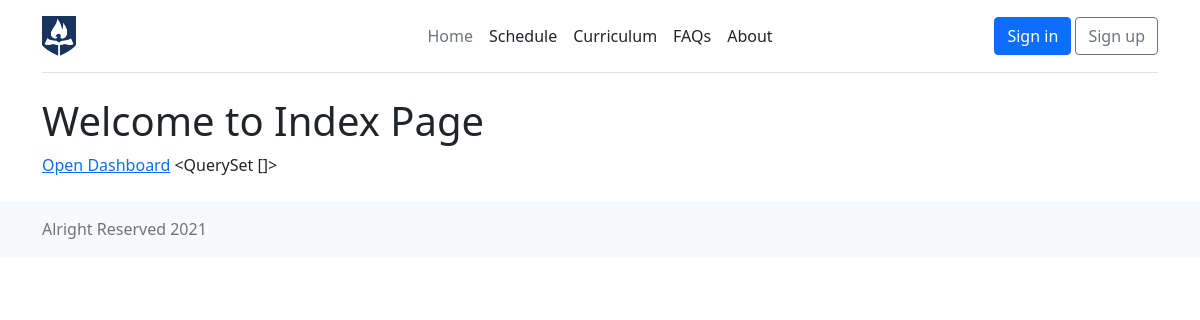
Before: /ssapp/ with the older database file.
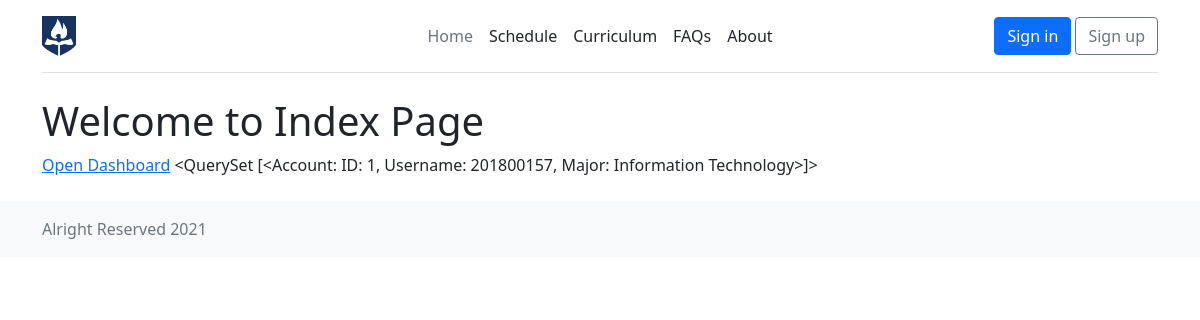
After: the same page with the newer database file.
### ssapp/models.py (models this page shows)
class Account(models.Model):
    user = models.ForeignKey(User, on_delete=models.CASCADE)
    id =  models.CharField(max_length=10, primary_key=True)
    major = models.CharField(max_length=50)
    minor = models.CharField(max_length=50)
    faculty = models.CharField(max_length=50)
    enrolled_course = PickledObjectField()
    def __str__(self):
        return "ID: {}, Username: {}, Major: {}".format(self.id, self.user.username, self.major)

### ssapp/views.py (the view)
# urls.py: path("", views.Index.as_view(), name='index'),
class Index(generic.ListView):
    template_name = 'ssapp/index.html'
    model = Account

### ssapp/templates/ssapp/index.html
{% extends 'ssapp/base.html' %}
{% block body %}
    <h1> Welcome to Index Page </h1>
    <a href="{% url 'ssapp:dashboard' %}">Open Dashboard</a>
    {{ account_list }}
{% endblock %}

### ssapp/templates/ssapp/base.html (shortened to what this page needs)
<!doctype html>
<html lang="en">
    <head>
        {% load static %}
        <link href="https://cdn.jsdelivr.net/npm/bootstrap@5.0.0-beta3/dist/css/bootstrap.min.css" rel="stylesheet">
        <link rel="stylesheet" type="text/css" href="{% static 'style.css' %}">
    </head>
    <body>
         <div class="container">
  <header class="d-flex flex-wrap align-items-center justify-content-center justify-content-md-between py-3 mb-4 border-bottom">
    <a href="/ssapp" class="d-flex align-items-center col-md-3 mb-2 mb-md-0 text-dark text-decoration-none">
        <img src="{% static '/images/aiu_nb_jlogo.png' %}" height="40px">
    </a>
    <ul class="nav col-12 col-md-auto mb-2 justify-content-center mb-md-0">
      <li><a href="#" class="nav-link px-2 link-secondary">Home</a></li>
      <li><a href="#" class="nav-link px-2 link-dark">Schedule</a></li>
      <li><a href="#" class="nav-link px-2 link-dark">Curriculum</a></li>
      <li><a href="#" class="nav-link px-2 link-dark">FAQs</a></li>
      <li><a href="#" class="nav-link px-2 link-dark">About</a></li>
    </ul>
    <div class="col-md-3 text-end">
        {% if user.is_authenticated %}
            <a href="{% url 'ssapp:profile' request.user %}" class="btn btn-outline-primary me-2">{{request.user}}</a>
        <a href="{% url 'logout' %}" class="btn btn-danger">Sign out</a>
        {% else %}
        <a href="{% url 'login' %}" class="btn btn-primary">Sign in</a>
        <a href="{% url 'ssapp:signup' %}" class="btn btn-outline-secondary">Sign up</a>
        {% endif %}
    </div>
  </header>
</div>
        <div class="container container-fluid">
            {% block body %}{% endblock %}
        </div>
         <div class="mt-4">
         <footer class="footer mt-auto py-3 bg-light">
          <div class="container">
            <span class="text-muted">Alright Reserved 2021</span>
          </div>
        </footer>
         </div>
    </body>
</html>

Changed rows visible on the page:
added Account: id+user+major "<QuerySet [<Account: ID: 1, Username: 201800157, Major: Information Technology>]>"
Other visible differences:
{{ account_list }}: "<QuerySet []>" → (not shown)
